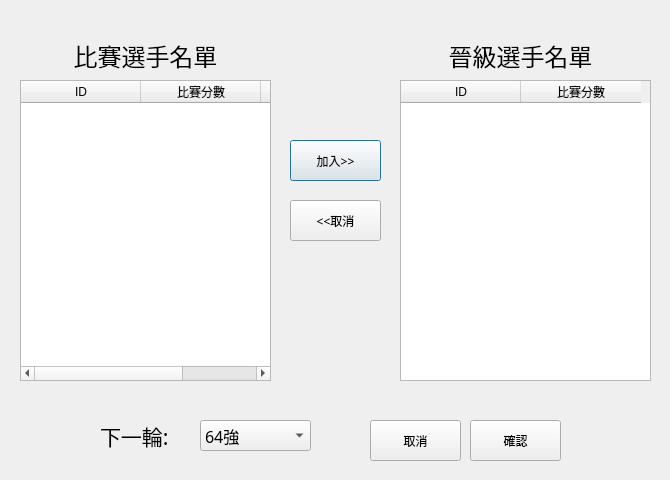
<?xml version="1.0" encoding="UTF-8"?>
<ui version="4.0">
 <class>match_finish_dialog</class>
 <widget class="QDialog" name="match_finish_dialog">
  <property name="geometry">
   <rect>
    <x>0</x>
    <y>0</y>
    <width>670</width>
    <height>480</height>
   </rect>
  </property>
  <property name="minimumSize">
   <size>
    <width>670</width>
    <height>480</height>
   </size>
  </property>
  <property name="maximumSize">
   <size>
    <width>670</width>
    <height>480</height>
   </size>
  </property>
  <property name="windowTitle">
   <string>比賽結算</string>
  </property>
  <widget class="QLabel" name="advance_player_list_label">
   <property name="geometry">
    <rect>
     <x>420</x>
     <y>40</y>
     <width>201</width>
     <height>31</height>
    </rect>
   </property>
   <property name="font">
    <font>
     <family>微軟正黑體</family>
     <pointsize>18</pointsize>
    </font>
   </property>
   <property name="text">
    <string>晉級選手名單</string>
   </property>
   <property name="alignment">
    <set>Qt::AlignCenter</set>
   </property>
  </widget>
  <widget class="QTableWidget" name="player_list">
   <property name="geometry">
    <rect>
     <x>20</x>
     <y>80</y>
     <width>251</width>
     <height>301</height>
    </rect>
   </property>
   <property name="editTriggers">
    <set>QAbstractItemView::DoubleClicked</set>
   </property>
   <property name="selectionMode">
    <enum>QAbstractItemView::SingleSelection</enum>
   </property>
   <property name="selectionBehavior">
    <enum>QAbstractItemView::SelectRows</enum>
   </property>
   <attribute name="horizontalHeaderDefaultSectionSize">
    <number>120</number>
   </attribute>
   <column>
    <property name="text">
     <string>ID</string>
    </property>
   </column>
   <column>
    <property name="text">
     <string>比賽分數</string>
    </property>
   </column>
   <column>
    <property name="text">
     <string>docId</string>
    </property>
   </column>
  </widget>
  <widget class="QTableWidget" name="advance_player_list">
   <property name="geometry">
    <rect>
     <x>400</x>
     <y>80</y>
     <width>251</width>
     <height>301</height>
    </rect>
   </property>
   <property name="editTriggers">
    <set>QAbstractItemView::NoEditTriggers</set>
   </property>
   <property name="selectionMode">
    <enum>QAbstractItemView::SingleSelection</enum>
   </property>
   <property name="selectionBehavior">
    <enum>QAbstractItemView::SelectRows</enum>
   </property>
   <attribute name="horizontalHeaderDefaultSectionSize">
    <number>120</number>
   </attribute>
   <column>
    <property name="text">
     <string>ID</string>
    </property>
   </column>
   <column>
    <property name="text">
     <string>比賽分數</string>
    </property>
   </column>
  </widget>
  <widget class="QLabel" name="player_list_label">
   <property name="geometry">
    <rect>
     <x>40</x>
     <y>40</y>
     <width>211</width>
     <height>31</height>
    </rect>
   </property>
   <property name="font">
    <font>
     <family>微軟正黑體</family>
     <pointsize>18</pointsize>
    </font>
   </property>
   <property name="text">
    <string>比賽選手名單</string>
   </property>
   <property name="alignment">
    <set>Qt::AlignCenter</set>
   </property>
  </widget>
  <widget class="QPushButton" name="add_btn">
   <property name="geometry">
    <rect>
     <x>290</x>
     <y>140</y>
     <width>91</width>
     <height>41</height>
    </rect>
   </property>
   <property name="font">
    <font>
     <family>微軟正黑體</family>
    </font>
   </property>
   <property name="text">
    <string>加入&gt;&gt;</string>
   </property>
  </widget>
  <widget class="QPushButton" name="remove_btn">
   <property name="geometry">
    <rect>
     <x>290</x>
     <y>200</y>
     <width>91</width>
     <height>41</height>
    </rect>
   </property>
   <property name="font">
    <font>
     <family>微軟正黑體</family>
    </font>
   </property>
   <property name="text">
    <string>&lt;&lt;取消</string>
   </property>
  </widget>
  <widget class="QPushButton" name="ok_btn">
   <property name="geometry">
    <rect>
     <x>470</x>
     <y>420</y>
     <width>91</width>
     <height>41</height>
    </rect>
   </property>
   <property name="font">
    <font>
     <family>微軟正黑體</family>
    </font>
   </property>
   <property name="text">
    <string>確認</string>
   </property>
  </widget>
  <widget class="QPushButton" name="cancel_btn">
   <property name="geometry">
    <rect>
     <x>370</x>
     <y>420</y>
     <width>91</width>
     <height>41</height>
    </rect>
   </property>
   <property name="font">
    <font>
     <family>微軟正黑體</family>
    </font>
   </property>
   <property name="text">
    <string>取消</string>
   </property>
  </widget>
  <widget class="QLabel" name="next_round_label">
   <property name="geometry">
    <rect>
     <x>100</x>
     <y>420</y>
     <width>91</width>
     <height>31</height>
    </rect>
   </property>
   <property name="font">
    <font>
     <family>微軟正黑體</family>
     <pointsize>16</pointsize>
    </font>
   </property>
   <property name="text">
    <string>下一輪:</string>
   </property>
  </widget>
  <widget class="QComboBox" name="next_round">
   <property name="geometry">
    <rect>
     <x>200</x>
     <y>420</y>
     <width>111</width>
     <height>31</height>
    </rect>
   </property>
   <property name="font">
    <font>
     <family>微軟正黑體</family>
     <pointsize>12</pointsize>
    </font>
   </property>
   <property name="currentIndex">
    <number>0</number>
   </property>
   <property name="maxCount">
    <number>6</number>
   </property>
   <item>
    <property name="text">
     <string>64強</string>
    </property>
   </item>
   <item>
    <property name="text">
     <string>32強</string>
    </property>
   </item>
   <item>
    <property name="text">
     <string>16強</string>
    </property>
   </item>
   <item>
    <property name="text">
     <string>8強</string>
    </property>
   </item>
   <item>
    <property name="text">
     <string>4強</string>
    </property>
   </item>
   <item>
    <property name="text">
     <string>決賽</string>
    </property>
   </item>
  </widget>
 </widget>
 <resources/>
 <connections/>
</ui>
